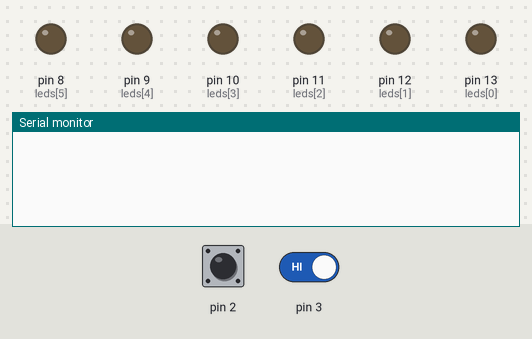
A sketch run on a simulated Arduino Uno, built with avr-gcc and run on an emulated ATmega328P. Shown: output pins drawn as LEDs (lit = HIGH), the last lines printed to the serial monitor. The test bench sets the inputs (shaded band); at power-on: pin 2 HIGH, pin 3 HIGH.

Above: at 1.2 s.
1.3 s: pin 2 driven LOW
At 1.39 s:
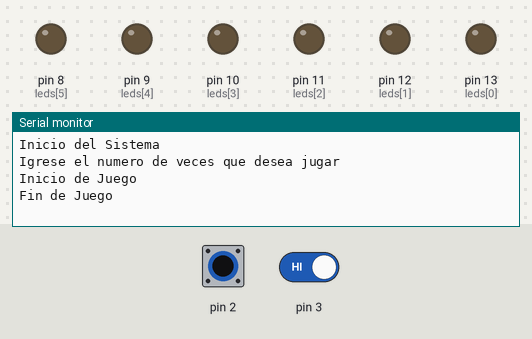
2.8 s: pin 2 driven HIGH and pin 3 driven LOW
At 2.95 s:
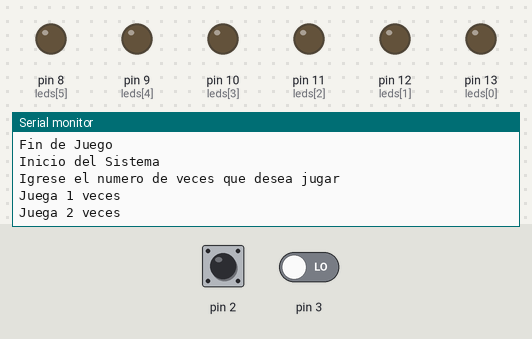
4.4 s: pin 2 pulsed LOW 5 times (0.12 s each, 0.3 s apart)
At 6.3 s:
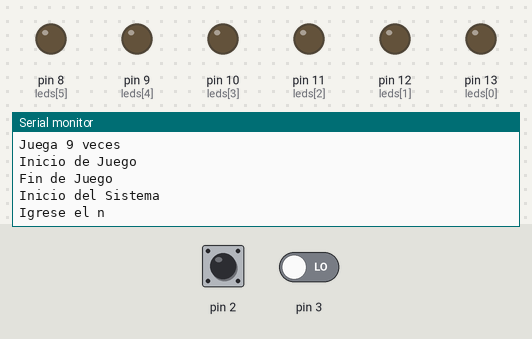
7.4 s: pin 3 driven HIGH
At 8.6 s:
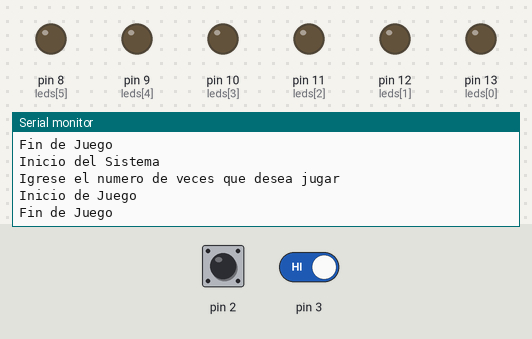
8.9 s: pin 2 driven LOW
At 9.08 s:
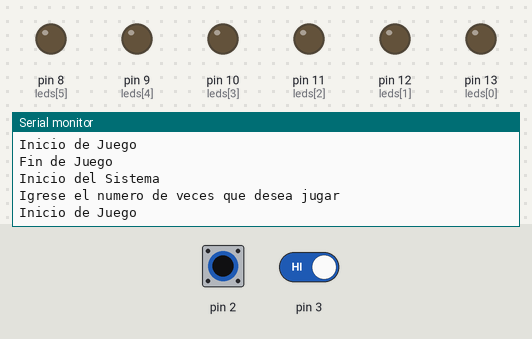
Timing chart, 0 to 11.9 s (numbered marks = the images above; inputs shaded):
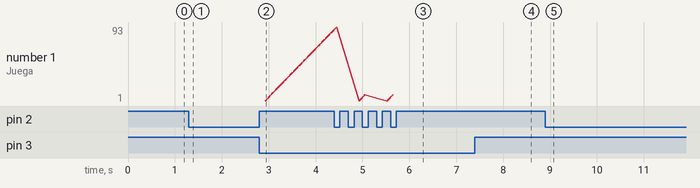

The sketch:

FarinangoRafael_SIMULACION4.3_SE.ino
```cpp
/*
 *CAPITULO IV: PERIFERICOS ESPECIALES
 *CODIGO 15: MANEJ DE INTERRUPCIONES
 *OBJETIVO: ACTIVAR JUEGO DE LEDS POR MEDIO DE LA INTERRUPCION 0 Y LA SELECCION DEL NUMERO DE VECES QUE QUERRAMOS JUGAR SE HARA CON LA OTRA INTERRUPCION 1
 *NOMBRE: RAFAEL FARINANGO
 *FUNCONES:   interrupt 0: Inicio del sistema e ingreso de veces de juego
 *            interrupt 1: contador
 *            attachInterrupt(Interrupt,rutina,modo)
 */

const int leds[6] = {13,12,11,10,9,8};
int on = 0;
int cont;
int i;
int j = 0;


void setup() {
  Serial.begin(9600);
  for(i=0; i<6 ;i++){
    pinMode(leds[i],OUTPUT);
  }
  i = 0;
  attachInterrupt(0,activacion,LOW);    //interupcion 0 se habilita
  attachInterrupt(1,contador,LOW);
}


void loop() {
  if(on == 2){
    for(i=0; i<cont; i++){
      for(j=0; j<6; j++){
        digitalWrite(leds[j],HIGH);
        delay(200);
        digitalWrite(leds[j],LOW);
        delay(200);
      }
    }
  }

}


void activacion(){
  switch(on){
    case 0:
      Serial.println("Inicio del Sistema");
      Serial.println("Igrese el numero de veces que desea jugar");
      on++;
    break;
    case 1:
      Serial.println("Inicio de Juego");
      on++;
    break;
    case 2:
      Serial.println("Fin de Juego");
      cont = 0;
      on = 0;
      i = 0;
    break;
  }
}


void contador(){
  if(on == 1){
    cont++;
    Serial.println(String("Juega ")+String(cont)+String(" veces"));
  }
}
```

Measured:
- after the input at 1.3 s, the serial monitor: prints a new line at once (image 1)
- after the input at 2.8 s, the serial monitor: prints a new line after 0.13 s (image 2)
- after the input at 7.4 s, the serial monitor: prints a new line at once (image 4)
- after the input at 8.9 s, the serial monitor: prints a new line at once (image 5)
